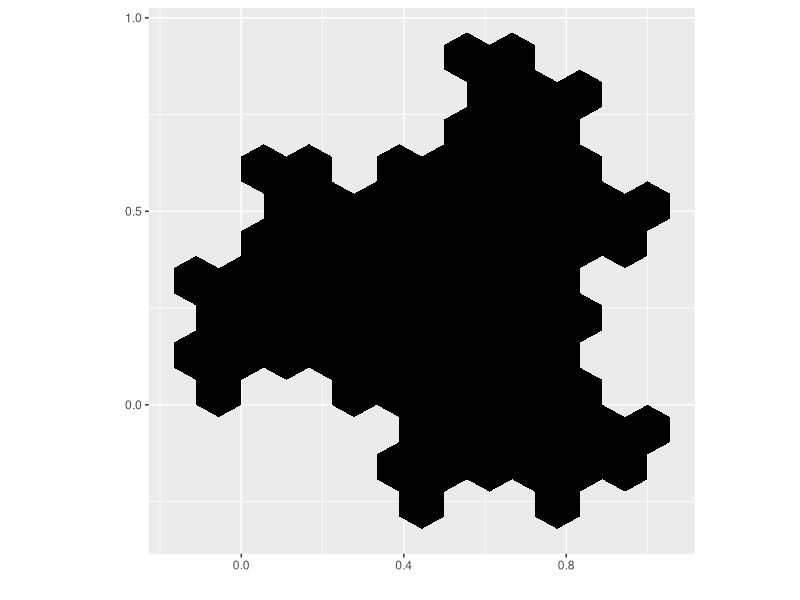

Write R code to recreate this figure.
#========================================================
# Deterministic Algorithm Example: Sierpinski Gasket
#========================================================

# This algorithm iterates functions on a starting set to create the Sierpinski Gasket. 
#
# The starting set is defined as a LIST of PAIRS of points in the plane.
#
# Each PAIR of points corresponds to a straight line drawn between them.
#
# The functions are applied to each of the endpoints, creating a new list of pairs of points.
#
# This process is repeated for the specified number of iterations.
#
# Finally, the resulting set is plotted by drawing lines between the pairs of points.
#

 library(ggplot2)

  # = Pick the number of iterations =
  N <- 4
  
  lambda <- 1/sqrt(3)
  theta <- pi/6
  R <- matrix(data=c(cos(theta), -sin(theta), sin(theta), cos(theta)), byrow=TRUE, nrow=2, ncol=2)
  
  A <- lambda*R
  
  f_1 <- function(x){
    A%*%x
  }
  
  f_2 <- function(x){
    A%*%x + c(1/2, sqrt(3)/6)
  }
  
  f_3 <- function(x){
    A%*%x + c(1/2, -sqrt(3)/6)
  }
  
  
  # = = = = = = = = = = = = 
  
  # = Define the starting set =
  
  a <- c(0,sqrt(3)/3)
  b <- c(1/2, sqrt(3)/3 + sqrt(3)/6)
  c <- c(1,sqrt(3)/3)
  d <- c(1,0)
  e <- c(1/2,-sqrt(3)/6)
  f <- c(0,0)
  
  S<-list()
  S[[1]] <- a
  S[[2]] <- b
  S[[3]] <- c
  S[[4]] <- d
  S[[5]] <- e
  S[[6]] <- f
  
  ref <- c(1/2, sqrt(3)/6)
  
  # = = = = = = = = = = = = = = = = = = = = = = = = =
  
  
  # = Iterate the functions =
  
  FF <- list()
  pts <- list()
  refs <- list()
  
  refs[[1]] <- ref
  
  for(i in 1:N){
    
    for(j in 1:length(refs)){
      
      pts[[j]] <- list(f_1(refs[[j]]),
                       f_2(refs[[j]]),
                       f_3(refs[[j]]))
    }
    
    for(j in 1:length(S)){
      
      FF[[j]] <- list(f_1(S[[j]]),
                      f_2(S[[j]]),
                      f_3(S[[j]]))
      
    }
    
    S <- unlist(FF, recursive = FALSE)
    refs <- unlist(pts, recursive=FALSE)
  }

  
# = Prep to plot the lines between the pairs of points in the list S
 
  X<-vector()
  Y<-vector()
  
  for(j in 1:length(S)){
   p <- S[[j]]
    X[j] <- p[1]
    Y[j] <- p[2]
  
 } 
  
# Prepare reference x and y values
  x<-vector()
  y<-vector()
  
  for(j in 1:length(refs)){
    r <- refs[[j]]
    x[j] <- r[1]
    y[j] <- r[2]
  } 

#----------------------------------------------------------
# Prepare a list of vertices to use as the shading polygons

refs_df <- data.frame(x,y)
pts_df <- data.frame(X, Y)
regions <- list()
corners <- list()

shrink <- lambda^N

 for(i in 1:length(refs)){
   for(j in 1: nrow(pts_df)){
     how_far <- c(sqrt((pts_df[[j,1]]-refs_df[[i,1]])^2 + (pts_df[[j,2]]-refs_df[[i,2]])^2))
     if(how_far <= shrink){
       corners[[j]] <- pts_df[j,]
     } else{corners[[j]] <- NA}
   }
   regions[[i]]<- corners
 }

#-----------------------------------------------
# Convert each list of vertices to a dataframe

regions_dfs <- list()

for(j in 1:length(regions)){
  
  test_region <- regions[[j]]
  tr_df <- data.frame(matrix(NA, nrow = length(test_region), ncol = 2))
  
  for(i in 1:length(test_region)){
    if(length(test_region[[i]][1])>0 & length(test_region[[i]][2])>0){
      
      tr_df[i,1] <- test_region[[i]][1]
      tr_df[i,2] <- test_region[[i]][2]
      
    }
  }
  
  # Remove null rows
  tr_df <- tr_df[unique(which(!is.na(tr_df), arr.ind = TRUE)[,1]),]
  
  # Remove duplicates
  tr_df <- tr_df[!duplicated(round(tr_df, digits=4)), ]
  
  # Add to list of dataframes
  regions_dfs[[j]] <- tr_df
}

#---------------------------------------------------------------------------------
# Plot the shading using geom_polygon
# When using geom_polygon, you will typically need two data frames:
# one contains the coordinates of each polygon (positions),  and the
# other the values associated with each polygon (values).  An id
# variable links the two together

# Combine regions into one dataframe, using convex hull to fix ordering
df <- regions_dfs[[1]]
df <- df[chull(df),]

for(i in 2:length(regions_dfs)){
  add_below <- regions_dfs[[i]]
  df <- rbind(df, add_below[chull(add_below),])
}
row.names(df) <- c(1:nrow(df))

# Define id variables to specify groups to be shaded
ids <- c(1:length(regions_dfs))

# Combine a ids, a constant shading value, and vertices
datapoly <- data.frame(
  id = rep(ids, each = 6),
  value = rep(1, each = 6),
  x = df$X1,
  y = df$X2
)

# Create the plot
p <- ggplot(datapoly, aes(x = x, y = y)) +
  geom_polygon(aes(fill = value, group = id))
p + guides(fill=FALSE) +
    scale_fill_gradient(low="black", high="black") +
    theme(aspect.ratio=1) + xlab("") + ylab("")


